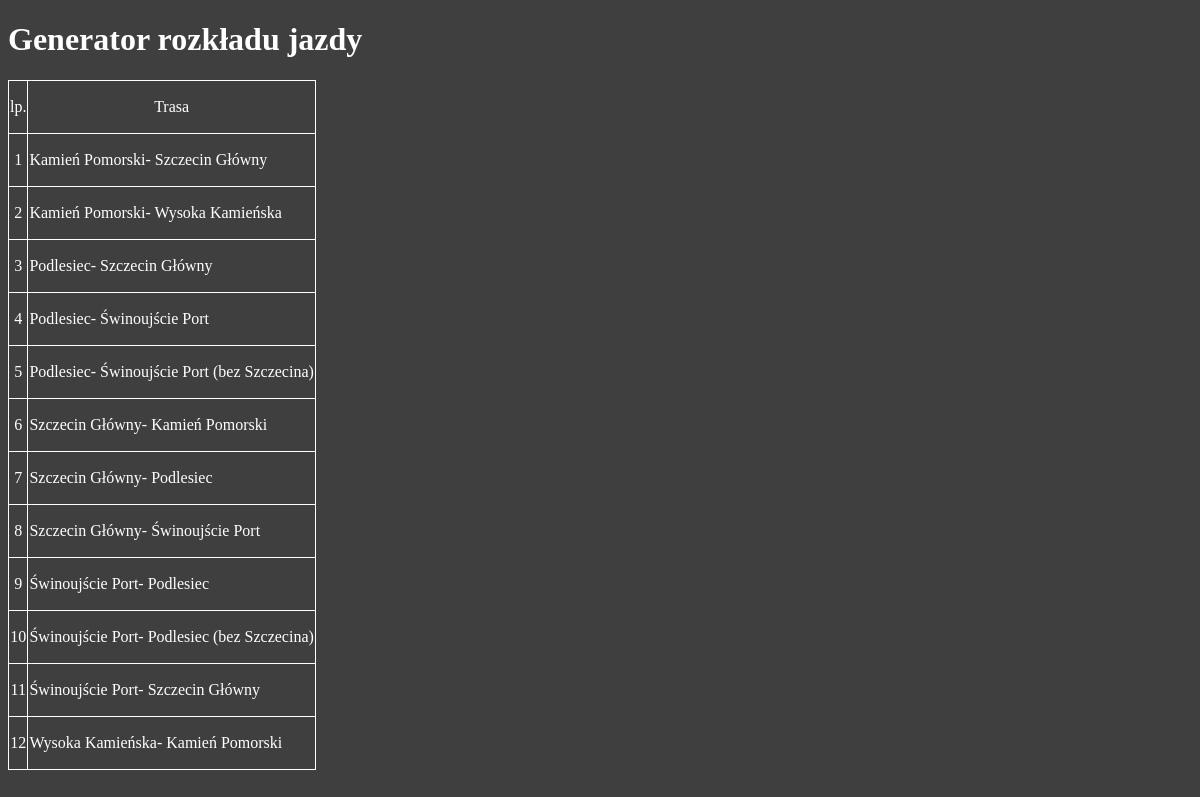
Before: / with the older database file.
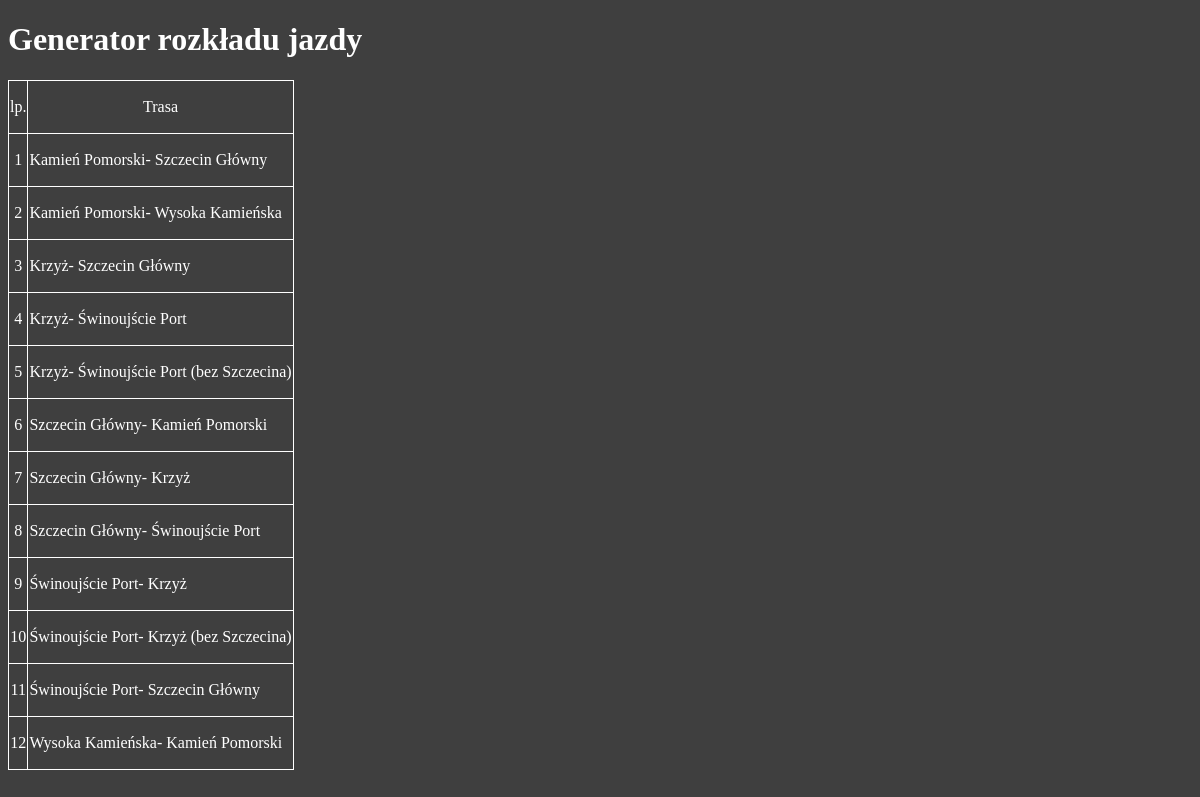
After: the same page with the newer database file.
### tables this page shows
CREATE TABLE `trasy` (
  `id_trasy` int(11) NOT NULL,
  `nazwa_trasy` varchar(255) DEFAULT NULL,
  `id_stacji_poczatkowej` int(11) DEFAULT NULL,
  `id_stacji_koncowej` int(11) DEFAULT NULL
);

### index.php (the view, shortened to what this page needs)
<!DOCTYPE html>
<html lang="en">
<head>
</head>
<body>
    <h1> Generator rozkładu jazdy</h1>
    <table>
        <tr><td style="text-align:center">lp.</td><td style="text-align:center">Trasa</td></tr>
        <?php
            $polaczenie = mysqli_connect("localhost", "root", "", "rozklad");
            $sql="SELECT * FROM `trasy` order by nazwa_trasy asc";
            $send=mysqli_query($polaczenie, $sql);
            $x=1;
            while($row=mysqli_fetch_array($send)){
                echo "<tr><td>".$x++."</td><td style='text-align:left;'><a href='rozklad.php?id_trasy=".$row[0]."'>".$row[1]."</a></td></tr>";
            }
        ?>
    </table>
</body>
</html>

### index.php (style rules this page uses)
* { background-color: #3F3F3F; color: white; }
table { border: 1px solid white; border-collapse: collapse; }
td { border: 1px solid white; border-collapse: collapse; height: 50px; text-align: center; }
a { text-decoration: none; color: white; }

Changed rows visible on the page:
changed trasy: nazwa_trasy "Podlesiec- Szczecin Główny" → "Krzyż- Szczecin Główny"
changed trasy: nazwa_trasy "Podlesiec- Świnoujście Port" → "Krzyż- Świnoujście Port"
changed trasy: nazwa_trasy "Podlesiec- Świnoujście Port (bez Szczecina)" → "Krzyż- Świnoujście Port (bez Szczecina)"
changed trasy: nazwa_trasy "Szczecin Główny- Podlesiec" → "Szczecin Główny- Krzyż"
changed trasy: nazwa_trasy "Świnoujście Port- Podlesiec" → "Świnoujście Port- Krzyż"
changed trasy: nazwa_trasy "Świnoujście Port- Podlesiec (bez Szczecina)" → "Świnoujście Port- Krzyż (bez Szczecina)"
